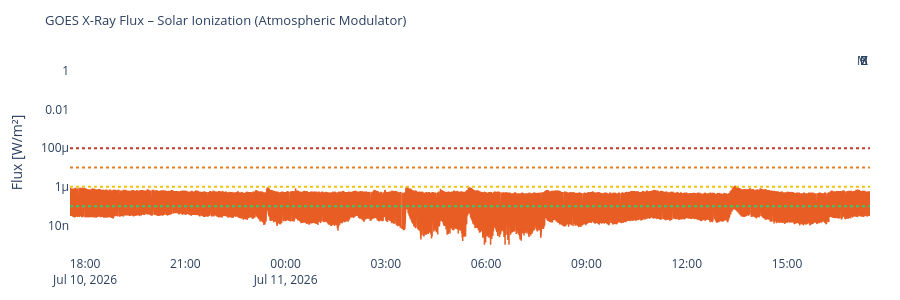

The notebook cell saved with this chart:
### Code cell
# ============================================================
# X-RAY FLUX (GOES) – Solar ionization as atmospheric modulator
# ============================================================

if raw['xray']:
    df_x = pd.DataFrame(raw['xray'])
    tc   = next((c for c in df_x.columns if 'time' in c.lower()), df_x.columns[0])
    fc   = next((c for c in df_x.columns
                 if any(k in c.lower() for k in ['flux','long','energy']) and c != tc),
                df_x.columns[1])
    df_x['time'] = pd.to_datetime(df_x[tc])
    df_x['flux'] = pd.to_numeric(df_x[fc], errors='coerce')
    df_x = df_x.dropna(subset=['flux']).sort_values('time')

    fig = go.Figure()
    fig.add_trace(go.Scatter(
        x=df_x['time'], y=df_x['flux'],
        line=dict(color='#E85D24', width=1.5), name='X-Ray Flux'
    ))
    for lvl, lbl, col in [
        (1e-4,'X','#c0392b'), (1e-5,'M','#e67e22'),
        (1e-6,'C','#f1c40f'), (1e-7,'B','#2ecc71')
    ]:
        fig.add_hline(y=lvl, line_dash='dot', line_color=col,
                      annotation_text=lbl)
    fig.update_layout(
        title=dict(text='GOES X-Ray Flux – Solar Ionization (Atmospheric Modulator)', font=dict(size=13)),
        yaxis=dict(type='log', title='Flux [W/m²]'),
        height=300, plot_bgcolor='rgba(0,0,0,0)', paper_bgcolor='rgba(0,0,0,0)',
        margin=dict(l=70, r=30, t=50, b=40), showlegend=False
    )
    fig.show()

### Figure 1 — Plotly figure (JSON) as saved in the notebook; plotly's stock layout.template omitted (floating-point values rounded to 4 significant figures; data arrays with more than 128 entries replaced by an {"elided": "..."} marker saying what was removed)
{"data": [{"line": {"color": "#E85D24", "width": 1.5}, "name": "X-Ray Flux", "type": "scatter", "x": {"elided": "2874 str values"}, "y": {"elided": "2874 float values"}}], "layout": {"annotations": [{"showarrow": false, "text": "X", "x": 1, "xanchor": "right", "xref": "x domain", "y": 0.0001, "yanchor": "bottom", "yref": "y"}, {"showarrow": false, "text": "M", "x": 1, "xanchor": "right", "xref": "x domain", "y": 1e-05, "yanchor": "bottom", "yref": "y"}, {"showarrow": false, "text": "C", "x": 1, "xanchor": "right", "xref": "x domain", "y": 1e-06, "yanchor": "bottom", "yref": "y"}, {"showarrow": false, "text": "B", "x": 1, "xanchor": "right", "xref": "x domain", "y": 1e-07, "yanchor": "bottom", "yref": "y"}], "height": 300, "margin": {"b": 40, "l": 70, "r": 30, "t": 50}, "paper_bgcolor": "rgba(0,0,0,0)", "plot_bgcolor": "rgba(0,0,0,0)", "shapes": [{"line": {"color": "#c0392b", "dash": "dot"}, "type": "line", "x0": 0, "x1": 1, "xref": "x domain", "y0": 0.0001, "y1": 0.0001, "yref": "y"}, {"line": {"color": "#e67e22", "dash": "dot"}, "type": "line", "x0": 0, "x1": 1, "xref": "x domain", "y0": 1e-05, "y1": 1e-05, "yref": "y"}, {"line": {"color": "#f1c40f", "dash": "dot"}, "type": "line", "x0": 0, "x1": 1, "xref": "x domain", "y0": 1e-06, "y1": 1e-06, "yref": "y"}, {"line": {"color": "#2ecc71", "dash": "dot"}, "type": "line", "x0": 0, "x1": 1, "xref": "x domain", "y0": 1e-07, "y1": 1e-07, "yref": "y"}], "showlegend": false, "title": {"font": {"size": 13}, "text": "GOES X-Ray Flux – Solar Ionization (Atmospheric Modulator)"}, "yaxis": {"title": {"text": "Flux [W/m²]"}, "type": "log"}}}
